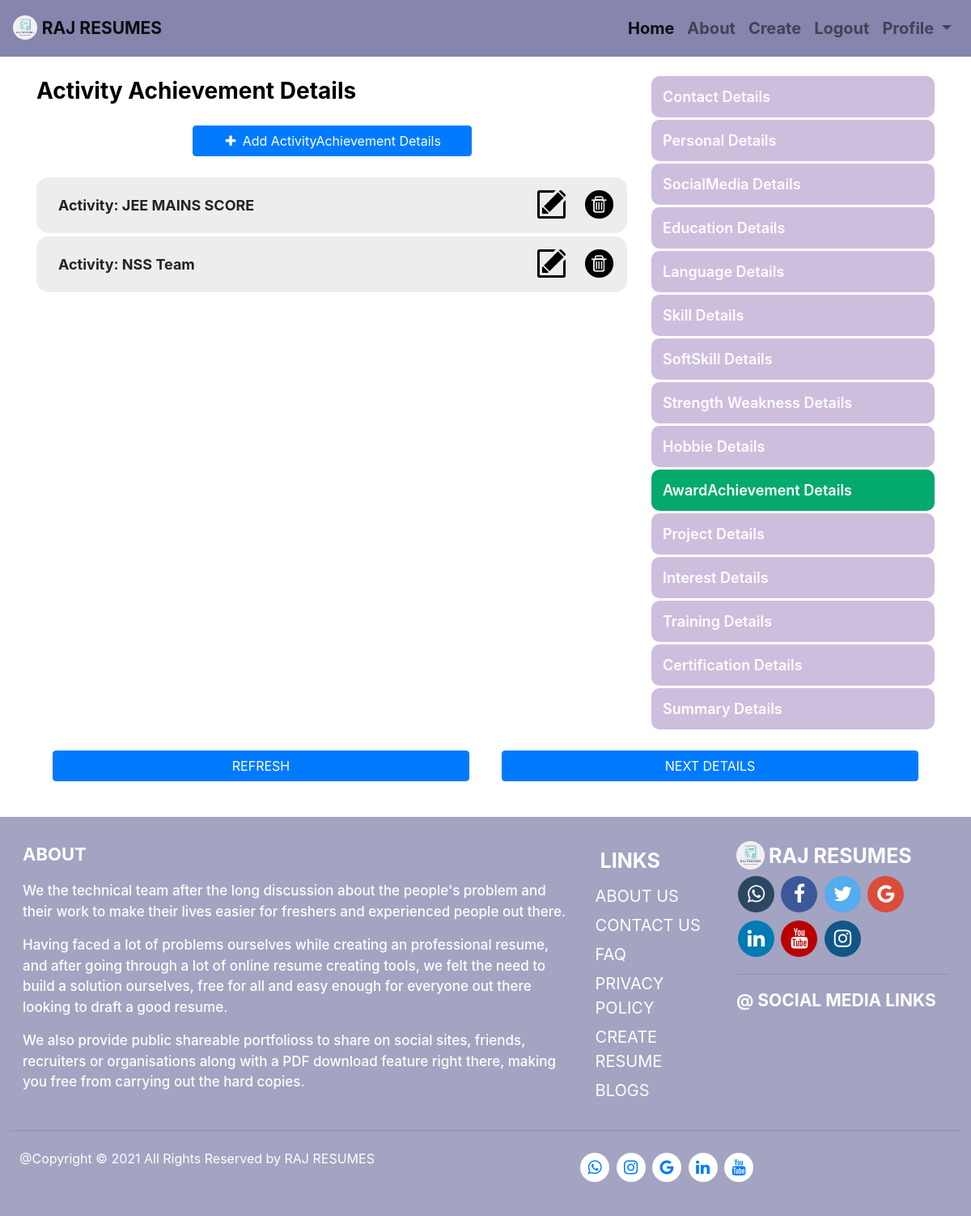
/MyResume/NoExperience/ActivityAchievementDetails/AddActivityAchievements/ (signed in), run on the app's committed database.
### resumes/models.py (models this page shows, shortened)
class AchievementsOrActivities(models.Model):
    user = models.ForeignKey(User, on_delete=models.CASCADE)
    ActAchiev_Choice = models.CharField(max_length=200,choices=ACTIVITY_ACHIEVEMENTS,help_text='Choose Either Activity or Achievement')
    Achievement_Name = models.CharField(max_length=200,help_text='Enter Achievement Name')
    Achievement_Description = models.CharField(max_length=800,help_text='Enter Achievement Description')

### resumes/views.py (the view, shortened to what this page needs)
# urls.py: path('NoExperience/ActivityAchievementDetails/AddActivityAchievements/',views.NoExpAddActivityAchievementDetailView,name='AddNoExpActivityAchievements'),
@login_required(login_url='MyResume/login')
def NoExpAddActivityAchievementDetailView(request):
    ActivityAchievementDetail=AchievementsOrActivities.objects.filter(user=request.user).all()
    form = ActivityAchievementDetailForm()
    return render(request,'resumes/AddNoExpDetails/AddActivityAchievementDetails.html',{'ActivityAchievementDetail':ActivityAchievementDetail,'form':form})

### resumes/templates/resumes/AddNoExpDetails/AddActivityAchievementDetails.html (shortened to what this page needs)
{% load static %}{%load crispy_forms_tags %}
<html>
<head>
    <link rel="stylesheet" href="https://cdn.jsdelivr.net/npm/bootstrap@4.6.0/dist/css/bootstrap.min.css">
    <link rel="stylesheet" href="https://cdnjs.cloudflare.com/ajax/libs/font-awesome/4.7.0/css/font-awesome.min.css">
    <link rel="stylesheet" href="{% static 'AllStyles/ListStyling.css' %}">
    <link rel='stylesheet' href="{% static 'AllStyles/Modal-Styling.css' %}">
    <link rel='stylesheet' href="{% static 'AllStyles/BtnGroup.css' %}">
</head>
<body>
    {% include 'resumes/AllTemplates/Navbar.html' %}
    <div class="Content-sty">
        <div class="container">
            <div class='row'>
                <div id='Obj-Detail' class='col-lg-8 col-md-7'>
                    <div class='display-container'>
                        <div class='Model-Form-Detail'>
                            <div class='Modal-Heading'>Activity Achievement Details</div>
                            <div class='Add-Modal-Details'>
                                <button onclick="document.getElementById('PopUp-Form').style.display='block'" class="btn btn-primary AddBtn-Sty"><i class='fa fa-plus'></i> Add ActivityAchievement Details</button>
                            </div>
                            <div class='Obj-Modal-Content'>
                                {% for aadet in ActivityAchievementDetail %}
                                <div class='Obj-Content'>
                                    <div class='row'>
                                        <div class='col-lg-10 col-md-8 col-sm-8 col-8'>
                                            <div class='Obj-content-sty'>
                                                <div class='ldet'>Activity: {{aadet.Achievement_Name}}</div>
                                            </div>
                                        </div>
                                        <div class='col-lg-1 col-md-2 col-sm-2 col-2'>
                                            <a href="{% url 'resumes:Edit-NoExpActivityAchievements' aadet.id %}"><img class='Icon-Sty' src="\media\Icons\Edit-Icon.png"></a>
                                        </div>
                                        <div class='col-lg-1 col-md-2 col-sm-2 col-2'>
                                            <a href="{% url 'resumes:NoExpDeleteActivityAchievementDetails' aadet.id %}"><img class='Icon-Sty' src="\media\Icons\Delete-Icon.png"></a>
                                        </div>
                                    </div>
                                </div>
                                {% endfor %}
                            </div>
                        </div>
                    </div>
                </div>
                <div id='Link-List-Menu' class='col-lg-4 col-md-5 col-sm-12'>
                    <div class='row-sty'>
                        <div class='Link-Menu'>
                            <div class="Vertical-Menu">
                                <a href="{% url 'resumes:NoExp-ContactDetails' %}" class='a-sty'>Contact Details</a>
                                <a href="{% url 'resumes:NoExp-PersonalDetails' %}" class='a-sty'>Personal Details</a>
                                <a href="{% url 'resumes:NoExp-SocialMediaDetails' %}" class='a-sty'>SocialMedia Details</a>
                                <a href="{% url 'resumes:NoExp-EducationDetails' %}" class='a-sty'>Education Details</a>
                                <a href="{% url 'resumes:NoExp-LanguageDetails' %}" class='a-sty'>Language Details</a>
                                <a href="{% url 'resumes:NoExp-SkillDetails' %}" class='a-sty'>Skill Details</a>
                                <a href="{% url 'resumes:NoExp-SoftSkillDetails' %}" class='a-sty'>SoftSkill Details</a>
                                <a href="{% url 'resumes:NoExp-StrengthWeakness' %}" class='a-sty'>Strength Weakness Details</a>
                                <a href="{% url 'resumes:NoExp-HobbieDetails' %}" class='a-sty'>Hobbie Details</a>
                                <a href="{% url 'resumes:NoExp-ActivityAchievements' %}" class='active a-sty'>AwardAchievement Details</a>
                                <a href="{% url 'resumes:NoExp-ProjectDetails' %}" class='a-sty'>Project Details</a>
                                <a href="{% url 'resumes:NoExp-InterestDetails' %}" class='a-sty'>Interest Details</a>
                                <a href="{% url 'resumes:NoExp-TrainingDetails' %}" class='a-sty'>Training Details</a>
                                <a href="{% url 'resumes:NoExp-CertificationDetails' %}" class='a-sty'>Certification Details</a>
                                <a href="{% url 'resumes:NoExp-SummaryDetails' %}" class='a-sty'>Summary Details</a>
                            </div>
                        </div>
                    </div>
                </div>
            </div>
            <div class='Btn-Position'>
                <div class='Btn-Left'><a href="{% url 'resumes:AddNoExpActivityAchievements' %}"><button class='btn btn-primary btn-sty btn-l'>REFRESH</button></a></div>
                <div class='Btn-Right'><a href="{% url 'resumes:NoExp-ProjectDetails' %}"><button class='btn btn-primary btn-sty btn-r'>NEXT DETAILS</button></a></div>
            </div>
        </div>
    </div>
    {% include 'resumes/AllTemplates/Footer.html' %}
</body>
</html>

### resumes/static/AllStyles/ListStyling.css (style rules this page uses)
.Vertical-Menu { width: 100%; }
.Vertical-Menu a { width: 100%; display: block; padding: 12px 14px; font-size: 18px; border-radius: 10px; font-weight: 600; background-color: #cdbede; margin: 3px 0px; text-decoration: none; color: white; }
.Vertical-Menu a.active { background-color: #04AA6D; }
.btn-sty { width: 100%; margin: 2px 0px; }
.AddBtn-Sty { font-size: 18px; }
.btn-sty { min-width: 50%; margin: 3px 0px; }

### resumes/static/AllStyles/Modal-Styling.css (style rules this page uses)
.AddBtn-Sty { min-width: 50%; font-size: 18px; }
.fa { font-size: 32px; }
.fa { width: 20px; }
.Modal-Heading { color: black; font-size: 28px; font-weight: 700; }
.ldet { font-size: 18px; font-weight: 700; }
.Icon-sty { width: 35px; }
.Obj-Content { padding: 16px 22px; margin: 4px 0px; background-color: #ededed; border-radius: 15px; }
.Obj-content-sty { padding: 5px; }
.Add-Modal-Details { padding: 22px 20px; display: flex; justify-content: center; align-items: center; }

### resumes/static/AllStyles/BtnGroup.css (style rules this page uses)
.content-sty { margin: 15px 0px; }
.btn-sty { min-width: 50%; }
.btn-left { float: left; padding: 20px; min-width: 50%; }
.btn-right { float: right; padding: 20px; min-width: 50%; }

### resumes/templates/resumes/AddNoExpDetails/AddActivityAchievementDetails.html (style rules this page uses)
* { box-sizing: border-box; }

### resumes/templates/resumes/AllTemplates/Footer.html (style rules this page uses)
* { box-sizing: border-box; }
.Footer-Content, .Content-Sty { display: flex; flex-wrap: wrap; }
.Content-Sty { padding: 6px 12px; }

### data on the page
AchievementsOrActivities: Achievement_Name "JEE MAINS SCORE"
AchievementsOrActivities: Achievement_Name "NSS Team"
